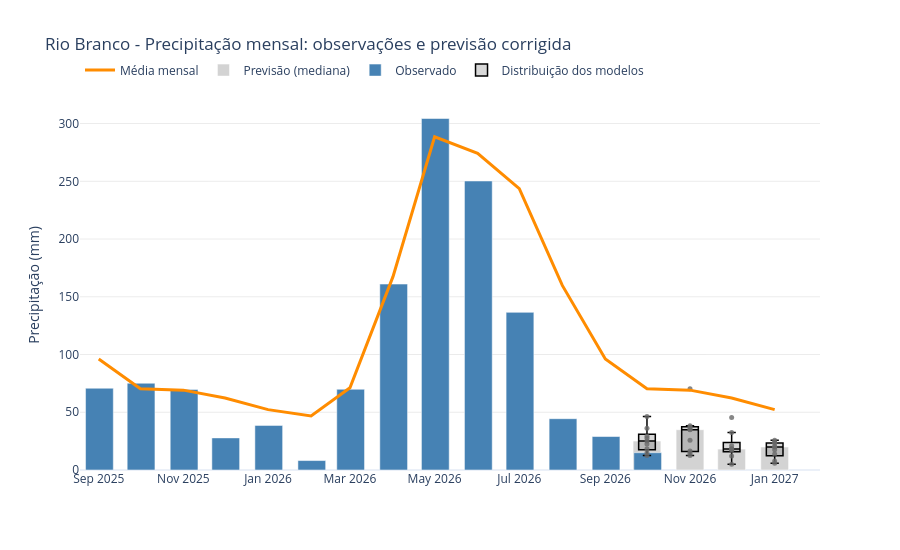

The notebook cell saved with this chart:
### Markdown cell above
## Forecast rainfall, observations and model distribution

Climatology, observations, corrected forecast median, and one boxplot per forecast
month, in mm. Each box contains **one corrected ensemble-mean value per centre**;
it shows spread across models, not across their individual ensemble members.

### Code cell
rainfall.plot_forecast_rainfall().show()

### Figure 1 — Plotly figure (JSON) as saved in the notebook; plotly's stock layout.template omitted (floating-point values rounded to 4 significant figures)
{"data": [{"line": {"color": "darkorange", "width": 3}, "mode": "lines", "name": "Média mensal", "type": "scatter", "x": ["2025-09-01T00:00:00.000000000", "2025-10-01T00:00:00.000000000", "2025-11-01T00:00:00.000000000", "2025-12-01T00:00:00.000000000", "2026-01-01T00:00:00.000000000", "2026-02-01T00:00:00.000000000", "2026-03-01T00:00:00.000000000", "2026-04-01T00:00:00.000000000", "2026-05-01T00:00:00.000000000", "2026-06-01T00:00:00.000000000", "2026-07-01T00:00:00.000000000", "2026-08-01T00:00:00.000000000", "2026-09-01T00:00:00.000000000", "2026-10-01T00:00:00.000000000", "2026-11-01T00:00:00.000000000", "2026-12-01T00:00:00.000000000", "2027-01-01T00:00:00.000000000"], "y": [96.08, 70.44, 69.16, 62.41, 52.28, 46.87, 71.22, 167.4, 288.5, 274.2, 243.6, 159.8, 96.08, 70.44, 69.16, 62.41, 52.28]}, {"marker": {"color": "lightgray"}, "name": "Previsão (mediana)", "type": "bar", "width": 1728000000, "x": ["2026-10-01T00:00:00.000000000", "2026-11-01T00:00:00.000000000", "2026-12-01T00:00:00.000000000", "2027-01-01T00:00:00.000000000"], "y": [25.08, 34.89, 18.12, 19.92]}, {"marker": {"color": "steelblue"}, "name": "Observado", "type": "bar", "width": 1728000000, "x": ["2025-09-01T12:00:00.000000000", "2025-10-01T12:00:00.000000000", "2025-11-01T12:00:00.000000000", "2025-12-01T12:00:00.000000000", "2026-01-01T12:00:00.000000000", "2026-02-01T12:00:00.000000000", "2026-03-01T12:00:00.000000000", "2026-04-01T12:00:00.000000000", "2026-05-01T12:00:00.000000000", "2026-06-01T12:00:00.000000000", "2026-07-01T12:00:00.000000000", "2026-08-01T12:00:00.000000000", "2026-09-01T12:00:00.000000000", "2026-10-01T12:00:00.000000000"], "y": [70.81, 75.15, 69.8, 27.8, 38.62, 8.186, 69.9, 161.0, 304.4, 250.3, 136.5, 44.42, 28.98, 14.98]}, {"boxpoints": "all", "fillcolor": "rgba(100,100,100,0.25)", "hovertemplate": "%{y:.1f} mm<extra></extra>", "jitter": 0, "line": {"color": "black", "width": 1.5}, "marker": {"color": "dimgray", "opacity": 0.8, "size": 5}, "name": "Distribuição dos modelos", "pointpos": 0, "showlegend": true, "type": "box", "width": 1036800000, "x": ["2026-10-01T00:00:00", "2026-10-01T00:00:00", "2026-10-01T00:00:00", "2026-10-01T00:00:00", "2026-10-01T00:00:00", "2026-10-01T00:00:00", "2026-10-01T00:00:00", "2026-10-01T00:00:00", "2026-10-01T00:00:00"], "y": [25.08, 36.18, 12.57, 27.49, 18.41, 22.48, 29.22, 14.83, 46.25]}, {"boxpoints": "all", "fillcolor": "rgba(100,100,100,0.25)", "hovertemplate": "%{y:.1f} mm<extra></extra>", "jitter": 0, "line": {"color": "black", "width": 1.5}, "marker": {"color": "dimgray", "opacity": 0.8, "size": 5}, "name": "Distribuição dos modelos", "pointpos": 0, "showlegend": false, "type": "box", "width": 1036800000, "x": ["2026-11-01T00:00:00", "2026-11-01T00:00:00", "2026-11-01T00:00:00", "2026-11-01T00:00:00", "2026-11-01T00:00:00", "2026-11-01T00:00:00", "2026-11-01T00:00:00", "2026-11-01T00:00:00", "2026-11-01T00:00:00"], "y": [16.43, 38.25, 12.6, 37.22, 34.89, 70.3, 25.74, 14.47, 35.33]}, {"boxpoints": "all", "fillcolor": "rgba(100,100,100,0.25)", "hovertemplate": "%{y:.1f} mm<extra></extra>", "jitter": 0, "line": {"color": "black", "width": 1.5}, "marker": {"color": "dimgray", "opacity": 0.8, "size": 5}, "name": "Distribuição dos modelos", "pointpos": 0, "showlegend": false, "type": "box", "width": 1036800000, "x": ["2026-12-01T00:00:00", "2026-12-01T00:00:00", "2026-12-01T00:00:00", "2026-12-01T00:00:00", "2026-12-01T00:00:00", "2026-12-01T00:00:00", "2026-12-01T00:00:00", "2026-12-01T00:00:00", "2026-12-01T00:00:00"], "y": [18.49, 32.54, 4.956, 18.11, 20.97, 45.52, 12.23, 17.04, 18.12]}, {"boxpoints": "all", "fillcolor": "rgba(100,100,100,0.25)", "hovertemplate": "%{y:.1f} mm<extra></extra>", "jitter": 0, "line": {"color": "black", "width": 1.5}, "marker": {"color": "dimgray", "opacity": 0.8, "size": 5}, "name": "Distribuição dos modelos", "pointpos": 0, "showlegend": false, "type": "box", "width": 1036800000, "x": ["2027-01-01T00:00:00", "2027-01-01T00:00:00", "2027-01-01T00:00:00", "2027-01-01T00:00:00", "2027-01-01T00:00:00", "2027-01-01T00:00:00", "2027-01-01T00:00:00", "2027-01-01T00:00:00", "2027-01-01T00:00:00"], "y": [20.36, 19.92, 7.725, 17.52, 23.72, 25.65, 5.896, 23.39, 13.83]}], "layout": {"bargap": 0.25, "barmode": "overlay", "boxmode": "overlay", "height": 550, "hovermode": "closest", "legend": {"orientation": "h", "x": 0, "y": 1.12}, "title": {"text": "Rio Branco - Precipitação mensal: observações e previsão corrigida"}, "xaxis": {"title": {"text": ""}}, "yaxis": {"gridcolor": "rgba(0,0,0,0.08)", "rangemode": "tozero", "showgrid": true, "title": {"text": "Precipitação (mm)"}}}}
